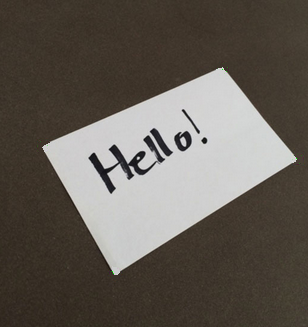
#> input picture demo/sample/边缘识别/images/hello.png, 308 x 327 px
$ python '边缘识别和转换.py'
#> lines starting #> are read from the running program, lines starting #| are printed output that depends on the picture; after the words box and inside, x2 and y2 are one past the last pixel; in counts of white or black regions, pixels touching at a corner belong together
#! /usr/bin/env python
# -*- coding: utf-8 -*-

import os
import numpy as np
import cv2
import imutils


# 使用opencv的cv2.getPerspctiveTransform函数将图像进行透视变化。
# 最关键的在于确定矩形的顶点，逆时针或顺时针排列都可以，同时确定目标参考点也同样重要。

"""
x小y小rect[0]  x大y小rect[1]
	-------------
	|           |
	|           |
	-------------
x小y大rect[3]  x大y大rect[2]
"""


def order_points(pts):
    # 初始化矩形4个顶点的坐标
    rect = np.zeros((4, 2), dtype='float32')
    # 坐标点求和 x+y
    s = pts.sum(axis=1)
    # np.argmin(s) 返回最小值在s中的序号
    rect[0] = pts[np.argmin(s)]
    rect[2] = pts[np.argmax(s)]
    # diff就是后一个元素减去前一个元素  y-x
    diff = np.diff(pts, axis=1)
    rect[1] = pts[np.argmin(diff)]
    rect[3] = pts[np.argmax(diff)]
    # 返回矩形有序的4个坐标点
    return rect


def perTran(image, pts):
    rect = order_points(pts)
    tl, tr, br, bl = rect
    # 计算宽度
    widthA = np.sqrt(((br[0] - bl[0]) ** 2) + ((br[1] - bl[1]) ** 2))
    widthB = np.sqrt(((tr[0] - tl[0]) ** 2) + ((tr[1] - tl[1]) ** 2))
    maxWidth = max(int(widthA), int(widthB))
    # 计算高度
    heightA = np.sqrt(((tr[0] - br[0]) ** 2) + ((tr[1] - br[1]) ** 2))
    heightB = np.sqrt(((tl[0] - bl[0]) ** 2) + ((tl[1] - bl[1]) ** 2))
    maxHeight = max(int(heightA), int(heightB))
    # 定义变换后新图像的尺寸
    dst = np.array([[0, 0], [maxWidth - 1, 0], [maxWidth - 1, maxHeight - 1],
                    [0, maxHeight - 1]], dtype='float32')
    # 变换矩阵
    M = cv2.getPerspectiveTransform(rect, dst)
    # 透视变换
    warped = cv2.warpPerspective(image, M, (maxWidth, maxHeight))
    return warped


def main():

    image = cv2.imread("./images/hello.png")
#> image is the input picture: shape (327, 308, 3); mean B, G, R 85, 92.6, 99
    output = image.copy()

    # 转换成灰度图像
    gray = cv2.cvtColor(image, cv2.COLOR_BGR2GRAY)

    # 双边滤波器能够做到平滑去噪的同时还能够很好的保存边缘

    # bilateralFilter 入参说明
    #   src：输入图像
    #   d：过滤时周围每个像素领域的直径
    #   sigmaColor：在color space中过滤sigma。参数越大，临近像素将会在越远的地方mix。
    #   sigmaSpace：在coordinate space中过滤sigma。参数越大，那些颜色足够相近的的颜色的影响越大。
    gray = cv2.bilateralFilter(gray, 11, 17, 17)

    # 检测边缘
    edged = cv2.Canny(gray, 30, 200)
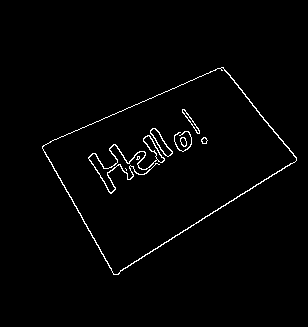
#> edged: shape (327, 308); 1.6% white in thin lines or dots, all inside (x1, y1, x2, y2) = (42, 67, 297, 275)
    # cv2.imshow('Canny', edged)
    # 查找轮廓
    cnts = cv2.findContours(edged.copy(), cv2.RETR_TREE, cv2.CHAIN_APPROX_SIMPLE)
#> cnts = 16 contours, 4 with area under 20; largest, box (x1, y1, x2, y2) and area: (42, 67, 297, 275) 27464, (42, 67, 297, 275) 27211, (88, 135, 165, 194) 316, (150, 128, 173, 157) 222, (150, 128, 173, 157) 184
    cnts = imutils.grab_contours(cnts)
    # 获取前3个最大的轮廓
    cnts = sorted(cnts, key=cv2.contourArea, reverse=True)[:3]
#> cnts = 3 contours; box (x1, y1, x2, y2) and area: (42, 67, 297, 275) 27464, (42, 67, 297, 275) 27211, (88, 135, 165, 194) 316

    screenCnt = None
    for c in cnts:
        # 轮廓周长
        peri = cv2.arcLength(c, True)
        print('arcLength : {:.3f}'.format(peri))
        # approxPolyDP主要功能是把一个连续光滑曲线折线化，对图像轮廓点进行多边形拟合。
        # 近似轮廓的多边形曲线， 近似精度为轮廓周长的1.5%
        approx = cv2.approxPolyDP(c, 0.015 * peri, True)
        # 矩形边框具有4个点， 将其他的剔除
        if len(approx) == 4:
            screenCnt = approx
            break
#> this loop made 1 pass
#> (peri, screenCnt) on pass 1: (725.2, [[223, 67], [42, 146], [113, 274], [296, 160]])
#| arcLength : 725.176
    # 绘制轮廓矩形边框
    cv2.drawContours(image, [screenCnt], -1, (0, 255, 0), 3)
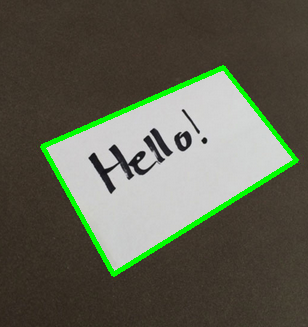
#> image: shape (327, 308, 3); 3.31% of pixels changed, all inside (x1, y1, x2, y2) = (40, 65, 299, 277)
    # 调整为x,y 坐标点矩阵
    pts = screenCnt.reshape(4, 2)
#> pts = [[223, 67], [42, 146], [113, 274], [296, 160]]
    # print('screenCnt.reshape:\n{}'.format(pts))
    # 透视变换
    warped = perTran(output, pts)
#> in order_points, `s = pts.sum(axis=1)`: s = [290, 188, 387, 456]
#> in order_points, `diff = np.diff(pts, axis=1)`: diff = [-156, 104, 161, -136]
#> in perTran, `rect = order_points(pts)`: rect = [[42, 146], [223, 67], [296, 160], [113, 274]]
#> in perTran, `tl, tr, br, bl = rect`: tl = [42, 146]; tr = [223, 67]; br = [296, 160]; bl = [113, 274]
#> in perTran, `widthA = np.sqrt(((br[0] - bl[0]) ** 2) + ((br[1] - bl[1]) ** 2))`: widthA = 215.6
#> in perTran, `widthB = np.sqrt(((tr[0] - tl[0]) ** 2) + ((tr[1] - tl[1]) ** 2))`: widthB = 197.5
#> in perTran, `maxWidth = max(int(widthA), int(widthB))`: maxWidth = 215
#> in perTran, `heightA = np.sqrt(((tr[0] - br[0]) ** 2) + ((tr[1] - br[1]) ** 2))`: heightA = 118.2
#> in perTran, `heightB = np.sqrt(((tl[0] - bl[0]) ** 2) + ((tl[1] - bl[1]) ** 2))`: heightB = 146.4
#> in perTran, `maxHeight = max(int(heightA), int(heightB))`: maxHeight = 146
#> in perTran, `dst = np.array([[0, 0], [maxWidth - 1, 0], [maxWidth - 1, maxHeight - ..`: dst = [[0, 0], [214, 0], [214, 145], [0, 145]]
#> in perTran, `M = cv2.getPerspectiveTransform(rect, dst)`: M = [[0.91, -0.505, 35.49], [0.531, 1.22, -199.9], [-0.000641, 0.00148, 1]]
#> in perTran, `warped = cv2.warpPerspective(image, M, (maxWidth, maxHeight))`:
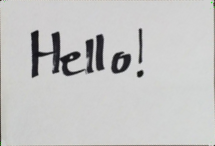
#> warped: shape (146, 215, 3); mean B, G, R 197, 197.5, 197.4

    cv2.imshow('image', image)
    cv2.imshow('output', output)
    cv2.imshow('warped', warped)

    cv2.waitKey(0)
    cv2.destroyAllWindows()


if __name__ == "__main__":
    print(os.getcwd())
    main()
